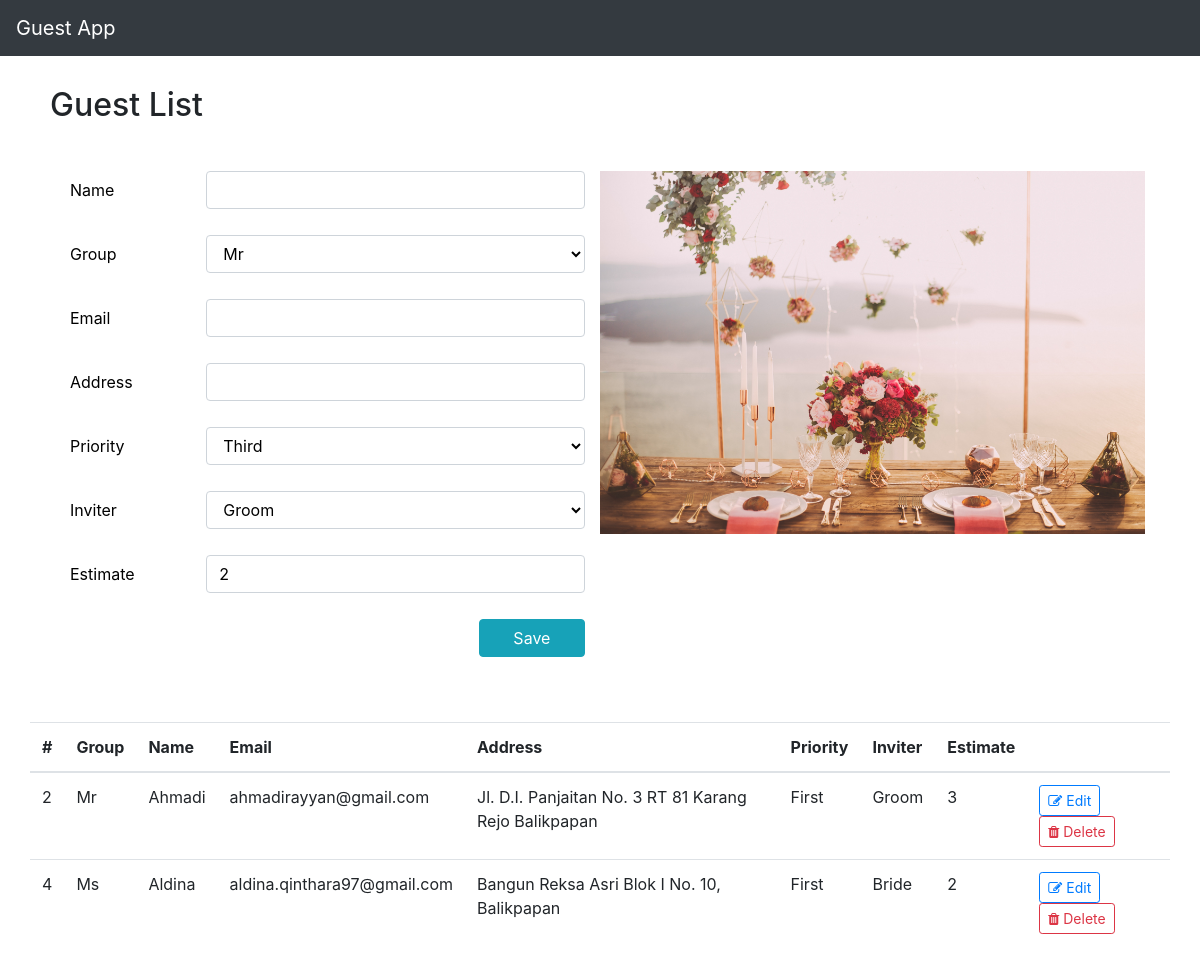
The page / on the database its author committed.
### guest/models.py (models this page shows, shortened)
class Guest(models.Model):
    group_choices = (
        ('Mr', 'Mr'),
        ('Mrs', 'Mrs'),
        ('Ms', 'Ms'),
    )
    priority_choices = (
        ('First', 'First'),
        ('Second', 'Second'),
        ('Third', 'Third'),
    )
    inviter_choices = (
        ('Groom', 'Groom'),
        ('Bride', 'Bride'),
    )
    name = models.CharField(max_length=50)
    group = models.CharField(max_length=5, choices=group_choices, default='Mr')
    email = models.CharField(max_length=50)
    address = models.CharField(max_length=100)
    priority = models.CharField(max_length=10, choices=priority_choices, default='Third')
    inviter = models.CharField(max_length=10, choices=inviter_choices, default='Groom')
    estimate = models.PositiveIntegerField(default=2)

### guest/views.py (the view)
# urls.py: path('', views.index, name='index'),
def index(request):
    status = ''
    if request.method == 'POST':
        form = GuestForm(request.POST)
        if form.is_valid():
            form.save()
            return HttpResponseRedirect('/')
    else:
        form = GuestForm()
        return render(request, 'guest/index.html', {'form': form, 'guests': Guest.objects.all(), 'status': status})

### guest/forms.py
class GuestForm(ModelForm):
    class Meta:
        model = Guest
        fields = ['name', 'group', 'email', 'address', 'priority', 'inviter', 'estimate']

### guest/templates/guest/index.html (shortened to what this page needs)
{% load static %}
<!doctype html>
<html lang="en">
  <head>
    <link rel="stylesheet" href="{% static 'guest/css/bootstrap.min.css' %}">
    <link rel="stylesheet" href="{% static 'guest/font-awesome/css/font-awesome.min.css' %}">
    <link rel="stylesheet" href="{% static 'guest/css/app.css' %}">
  </head>
  <body>
    <nav class="navbar navbar-expand-lg navbar-dark bg-dark">
        <a class="navbar-brand" href="/">Guest App</a>
    </nav>
    <div class="container cs-content">
    {% block content  %}
    <div class="row cs-section-header">
        <div class="col-lg-12"><h2>Guest List</h2></div>
    </div>
    <div class="row cs-form-add">
      {% include 'guest/guest_form.html' %}
    </div>
    <div class="row">
        <table class="table">
            <thead>
            <tr>
                <th scope="col">#</th>
                <th scope="col">Group</th>
                <th scope="col">Name</th>
                <th scope="col">Email</th>
                <th scope="col">Address</th>
                <th scope="col">Priority</th>
                <th scope="col">Inviter</th>
                <th scope="col">Estimate</th>
                <th scope="col"></th>
            </tr>
            </thead>
            <tbody>
            {% for guest in guests %}
            <tr>
                <td>{{ guest.id }}</td>
                <td>{{ guest.group }}</td>
                <td>{{ guest.name }}</td>
                <td>{{ guest.email }}</td>
                <td>{{ guest.address }}</td>
                <td>{{ guest.priority }}</td>
                <td>{{ guest.inviter }}</td>
                <td>{{ guest.estimate }}</td>
                <td>
                    <a class="btn btn-sm btn-outline-primary" href="edit/{{ guest.id }}">
                      <i class="fa fa-pencil-square-o" aria-hidden="true"></i> Edit
                    </a>
                    <button class="btn btn-sm btn-outline-danger" onclick="sendData({{ guest.id }})" data-toggle="modal" data-target="#exampleModalCenter">
                      <i class="fa fa-trash" aria-hidden="true"></i> Delete
                    </button>
                </td>
            </tr>
            {% endfor %}
            </tbody>
        </table>
    </div>
    {% endblock  %}
    </div>
  </body>
</html>

### guest/templates/guest/guest_form.html (shortened to what this page needs)
{% load widget_tweaks %}
<div class="col-lg-6">
    <form method="post">
        {% for field in form.visible_fields %}
            <div class="form-group row">
                <label for="{{ field.id_for_label }}" class="col-lg-3 col-form-label cs-label-field">{{ field.label }}</label>
                <div class="col-lg-9">
                    {% render_field field class='form-control' %}
                </div>
                <div class="col-lg-10 cs-text-error">
                </div>
            </div>
        {% endfor %}
        <div class="form-group">
            <div class="row justify-content-end">
                <div class="col-lg-3">
                    <input type="submit" class="btn btn-info btn-block" value="Save" />
                </div>
            </div>
        </div>
    </form>
</div>
<div class="col-lg-6 cs-form-bg">
</div>

### guest/static/guest/css/app.css (style rules this page uses)
.navbar { background: rgba(76, 175, 80, 0.1); }
.form-group { margin-bottom: 25px; }
.form-control { background-color: solid; color: black; }
.cs-content { margin-top: 25px; }
.cs-section-header { height: 50px; padding: 5px; margin-bottom: 15px; }
.cs-form-add, .cs-form-edit { padding: 25px; margin-bottom: 15px; background-repeat: no-repeat; background-size: cover; }
.cs-form-bg { background-image: url('../pictures/wedding-bg.jpg'); background-position: center top; background-size: 100% auto; background-repeat: no-repeat; }
.cs-label-field { color: black; }
.cs-text-center, .cs-text-error { text-align: center; }
.cs-text-error { font-style: italic; color: white; }

### rows shown on the page
Guest: id "2", group "Mr", name "Ahmadi", email "ahmadirayyan@gmail.com", address "Jl. D.I. Panjaitan No. 3 RT 81 Karang Rejo Balikpapan", priority "First", inviter "Groom", estimate "3"
Guest: id "4", group "Ms", name "Aldina", email "aldina.qinthara97@gmail.com", address "Bangun Reksa Asri Blok I No. 10, Balikpapan", priority "First", inviter "Bride", estimate "2"

### other values the page prints
{{ field.label }} "Name" "Group" "Email" "Address" "Priority" "Inviter" "Estimate"
